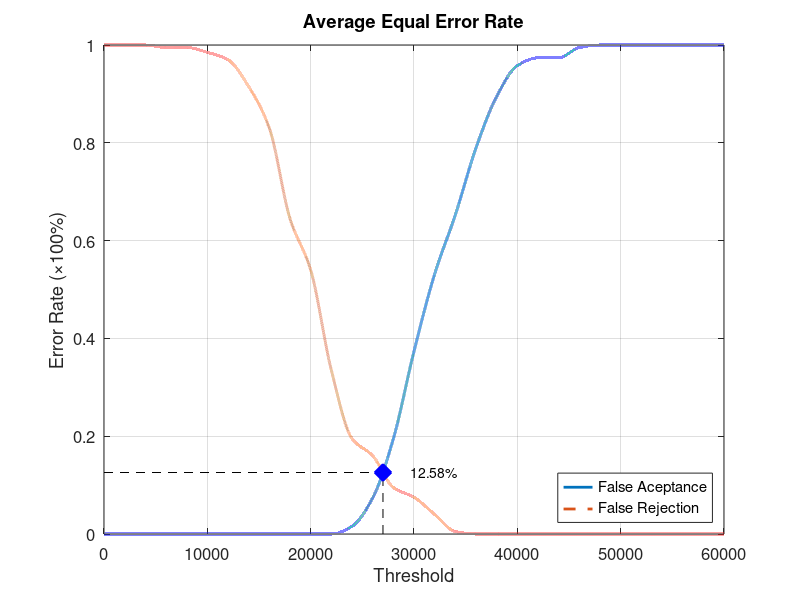
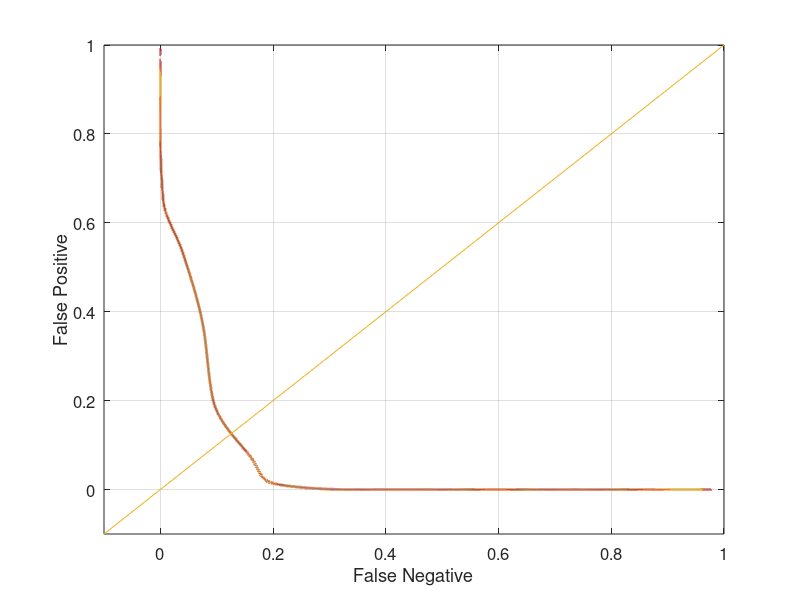

MATLAB code to generate these figures, in order:
function yEER = Database4_1
close all;
clear;
clc;
x = 0:2000:60000;
xq = 0:0.5:60000;

y0 = [0 0 0 0 0 0 0 0 0 0 0 0 0.0157895 0.0736842 0.194737 0.373684 0.531579 0.652632 0.789474 0.894737 0.957895 0.973684 0.973684 0.994737 1 1 1 1 1 1 1];
yy0 = interp1(x, y0, xq, 'pchip');
y1 = [1 1 1 0.995 0.995 0.985 0.97 0.915 0.83 0.645 0.54 0.335 0.195 0.16 0.095 0.075 0.04 0.005 0 0 0 0 0 0 0 0 0 0 0 0 0];
yy1 = interp1(x, y1, xq, 'pchip');

% Calculating EER: 
y2 = abs(y0 - y1);
find(y2 == min(y2))
yy2 = abs(yy0 - yy1);
xEER = find(yy2 == min(yy2));
xEERIndex = xq(xEER) % X-axis EER
yEER = yy0(xEER) % Y-axis EER

main = figure
plot(xq, yy0,'-','LineWidth', 2);	hold on
plot(xq, yy1,'--','LineWidth', 2);	hold on
plot([xEERIndex xEERIndex], [0 yEER], 'k--');	hold on
plot([0 xEERIndex], [yEER yEER], 'k--');	hold on
plot(xEERIndex, yEER, 'bx', 'LineWidth', 10);	hold on
text(xEERIndex + 10 * xEERIndex / 100, yEER, [num2str(round((10000 * yEER)) / 100) '%'])
legend('False Aceptance', 'False Rejection', 'Location', 'SouthEast')
xlabel('Threshold')
ylabel('Error Rate (\times100%)')
title('Average Equal Error Rate')
set(gca, 'FontSize', 12)
axis([0 60000 0 1])
grid on

print(main, 'Database4_1Main', '-dpng');
FNRxFPR = figure('Color', [1 1 1]);
plot(yy1, yy0, '-', yy1, yy0, 'LineWidth', 2);
hold on
y = -0.1:0.1:1
plot(y, y); 
set(gca, 'FontSize', 12)
xlabel('False Negative')
ylabel('False Positive')
axis([-0.1 1 -0.1 1])
set(gca, 'FontSize', 12)
grid on

print(FNRxFPR, 'Database4_1FNRxFPR','-dpng');
end
